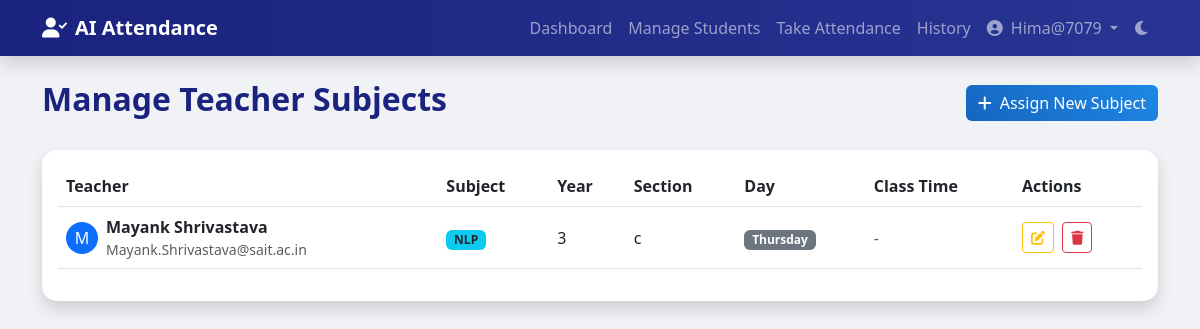
Page /core/manage_teacher_subjects/ (signed in) on the earlier database version.
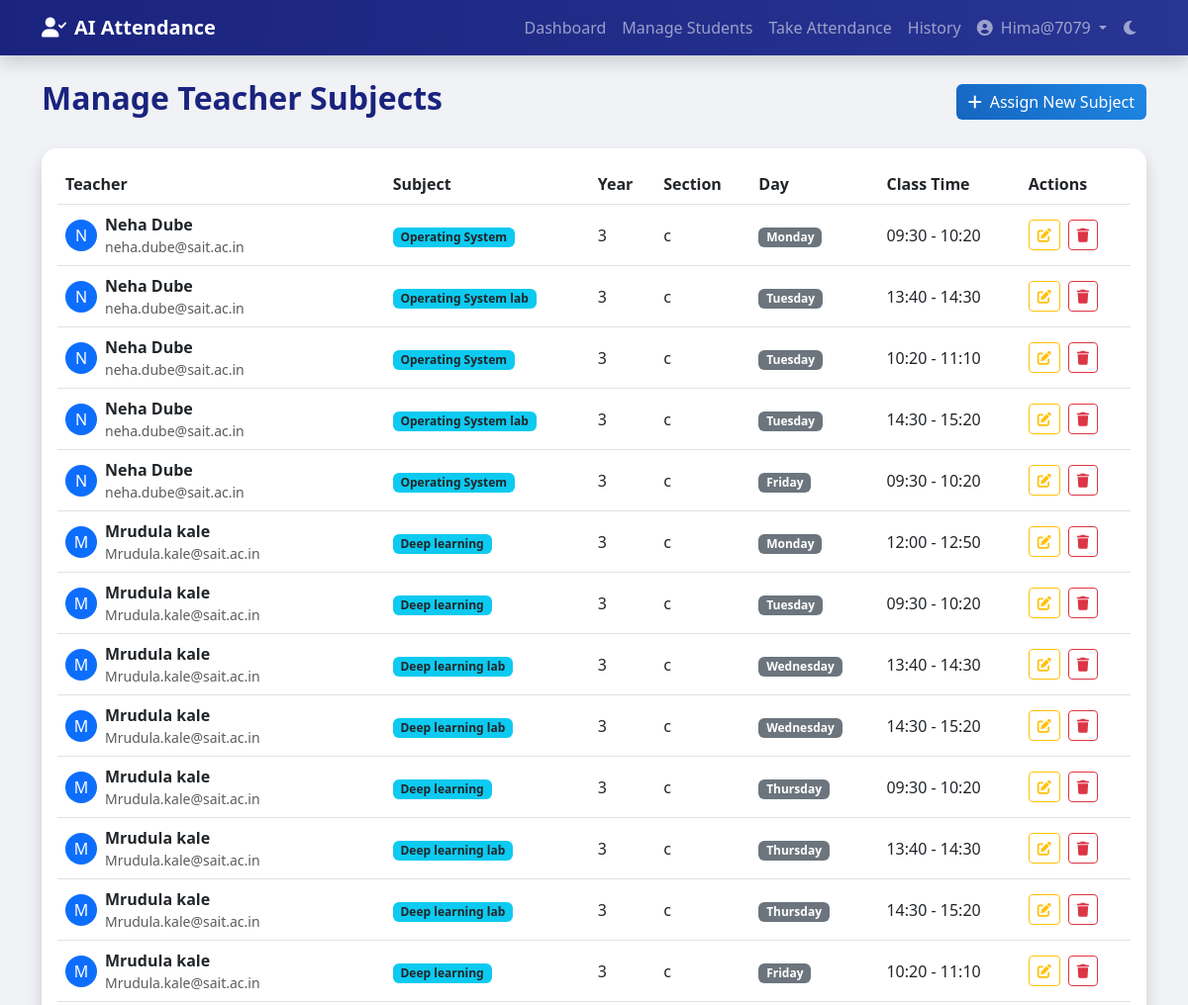
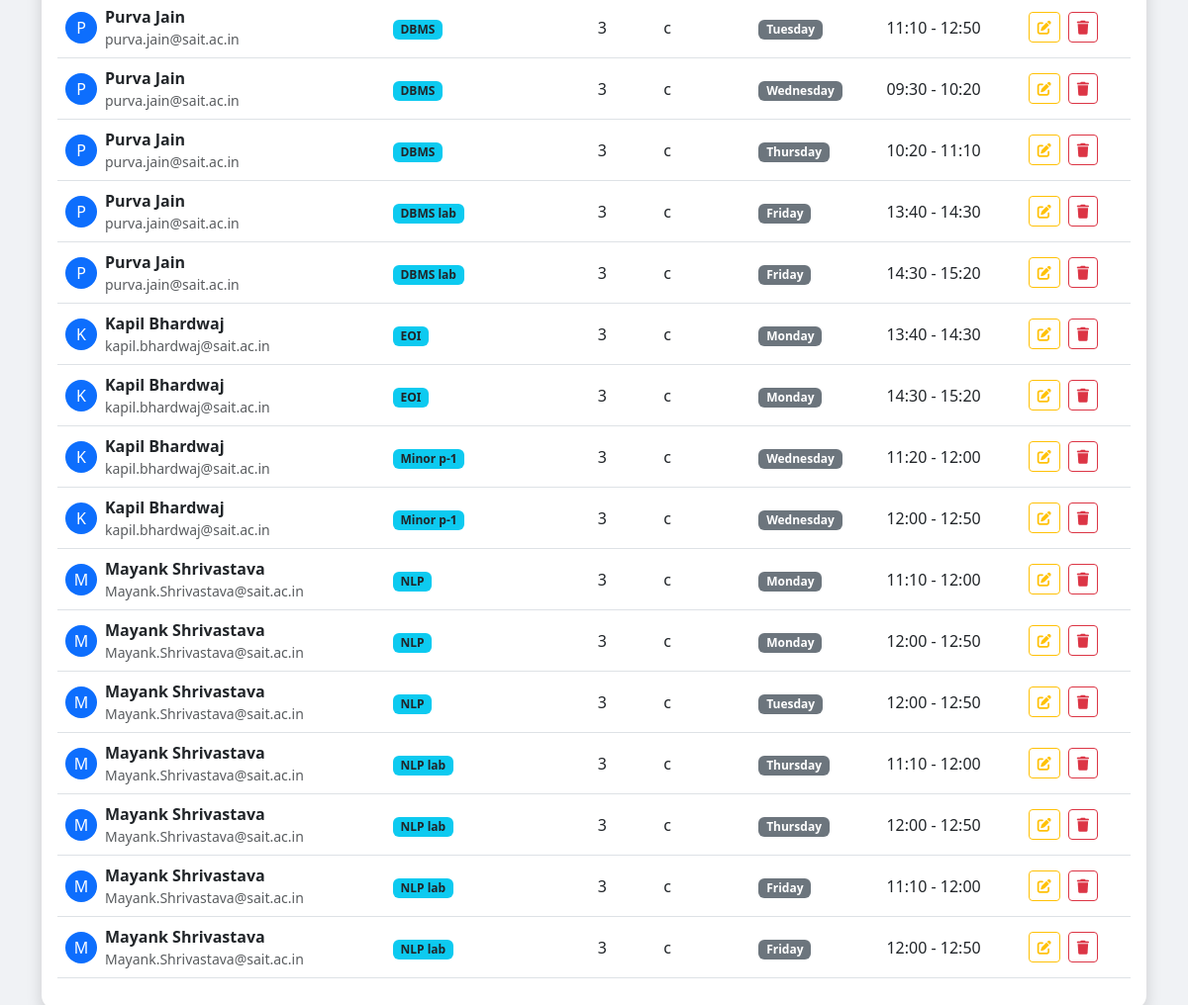
Same page on the later database version (2 pictures, top to bottom).
### core/models.py (models this page shows, shortened)
class TeacherSubject(models.Model):
    DAYS_OF_WEEK = (
        (0, 'Monday'),
        (1, 'Tuesday'),
        (2, 'Wednesday'),
        (3, 'Thursday'),
        (4, 'Friday'),
        (5, 'Saturday'),
        (6, 'Sunday'),
    )
    teacher = models.ForeignKey(User, on_delete=models.CASCADE, limit_choices_to={'is_staff': True, 'is_superuser': False})
    subject = models.CharField(max_length=100)
    year = models.CharField(max_length=10)
    section = models.CharField(max_length=10, null=True, blank=True)
    day = models.IntegerField(choices=DAYS_OF_WEEK, default=0)
    start_time = models.TimeField(null=True, blank=True)
    end_time = models.TimeField(null=True, blank=True)

### core/views.py (the view)
# urls.py: path('manage_teacher_subjects/', views.manage_teacher_subjects, name='manage_teacher_subjects'),
@user_passes_test(lambda u: u.is_superuser)
def manage_teacher_subjects(request):
    subjects = TeacherSubject.objects.all().order_by('teacher__username', 'day')
    return render(request, 'manage_teacher_subjects.html', {'subjects': subjects})

### templates/manage_teacher_subjects.html (shortened to what this page needs)
{% extends 'base.html' %}
{% block content %}
<div class="row mb-4">
    <div class="col-md-12">
        <div class="d-flex justify-content-between align-items-center">
            <h2 class="header-title">Manage Teacher Subjects</h2>
            <a href="{% url 'assign_teacher_subject' %}" class="btn btn-primary">
                <i class="fas fa-plus me-2"></i>Assign New Subject
            </a>
        </div>
    </div>
</div>
<div class="card shadow">
    <div class="card-body">
        <div class="table-responsive">
            <table class="table table-hover align-middle">
                <thead>
                    <tr>
                        <th>Teacher</th>
                        <th>Subject</th>
                        <th>Year</th>
                        <th>Section</th>
                        <th>Day</th>
                        <th>Class Time</th>
                        <th>Actions</th>
                    </tr>
                </thead>
                <tbody>
                    {% for item in subjects %}
                    <tr>
                        <td>
                            <div class="d-flex align-items-center">
                                <div class="avatar-sm bg-primary text-white rounded-circle me-2 d-flex align-items-center justify-content-center"
                                    style="width: 32px; height: 32px;">
                                    {{ item.teacher.first_name|first|default:item.teacher.username|first|upper }}
                                </div>
                                <div>
                                    <div class="fw-bold">{{ item.teacher.get_full_name|default:item.teacher.username }}
                                    </div>
                                    <div class="small text-muted">{{ item.teacher.email }}</div>
                                </div>
                            </div>
                        </td>
                        <td><span class="badge bg-info text-dark">{{ item.subject }}</span></td>
                        <td>{{ item.year }}</td>
                        <td>{{ item.section|default:"-" }}</td>
                        <td><span class="badge bg-secondary">{{ item.get_day_display }}</span></td>
                        <td>
                            {% if item.start_time %}
                            {{ item.start_time|time:"H:i" }} - {{ item.end_time|default:item.start_time|time:"H:i" }}
                            {% else %}
                            <span class="text-muted">-</span>
                            {% endif %}
                        </td>
                        <td>
                            <a href="{% url 'edit_teacher_subject' item.id %}"
                                class="btn btn-sm btn-outline-warning me-1" title="Edit Assignment">
                                <i class="fas fa-edit"></i>
                            </a>
                            <form action="{% url 'delete_teacher_subject' item.id %}" method="post"
                                onsubmit="return confirm('Are you sure you want to remove this assignment?');"
                                style="display:inline;">
                                <button type="submit" class="btn btn-sm btn-outline-danger" title="Remove Assignment">
                                    <i class="fas fa-trash"></i>
                                </button>
                            </form>
                        </td>
                    </tr>
                    {% endfor %}
                </tbody>
            </table>
        </div>
    </div>
</div>
{% endblock %}

Differences in the rows shown:
removed TeacherSubject: teacher.first_name|first "M", teacher.get_full_name "Mayank Shrivastava", teacher.email "Mayank.Shrivastava@sait.ac.in", subject "NLP", year "3", section "c", day "Thursday"
added TeacherSubject: teacher.first_name|first "N", teacher.get_full_name "Neha Dube", teacher.email "neha.dube@sait.ac.in", subject "Operating System", year "3", section "c", day "Monday", start_time "09:30", end_time "10:20"
added TeacherSubject: teacher.first_name|first "N", teacher.get_full_name "Neha Dube", teacher.email "neha.dube@sait.ac.in", subject "Operating System lab", year "3", section "c", day "Tuesday", start_time "13:40", end_time "14:30"
added TeacherSubject: teacher.first_name|first "N", teacher.get_full_name "Neha Dube", teacher.email "neha.dube@sait.ac.in", subject "Operating System", year "3", section "c", day "Tuesday", start_time "10:20", end_time "11:10"
added TeacherSubject: teacher.first_name|first "N", teacher.get_full_name "Neha Dube", teacher.email "neha.dube@sait.ac.in", subject "Operating System lab", year "3", section "c", day "Tuesday", start_time "14:30", end_time "15:20"
added TeacherSubject: teacher.first_name|first "N", teacher.get_full_name "Neha Dube", teacher.email "neha.dube@sait.ac.in", subject "Operating System", year "3", section "c", day "Friday", start_time "09:30", end_time "10:20"
added TeacherSubject: teacher.first_name|first "M", teacher.get_full_name "Mrudula kale", teacher.email "Mrudula.kale@sait.ac.in", subject "Deep learning", year "3", section "c", day "Monday", start_time "12:00", end_time "12:50"
added TeacherSubject: teacher.first_name|first "M", teacher.get_full_name "Mrudula kale", teacher.email "Mrudula.kale@sait.ac.in", subject "Deep learning", year "3", section "c", day "Tuesday", start_time "09:30", end_time "10:20"
added TeacherSubject: teacher.first_name|first "M", teacher.get_full_name "Mrudula kale", teacher.email "Mrudula.kale@sait.ac.in", subject "Deep learning lab", year "3", section "c", day "Wednesday", start_time "13:40", end_time "14:30"
added TeacherSubject: teacher.first_name|first "M", teacher.get_full_name "Mrudula kale", teacher.email "Mrudula.kale@sait.ac.in", subject "Deep learning lab", year "3", section "c", day "Wednesday", start_time "14:30", end_time "15:20"
added TeacherSubject: teacher.first_name|first "M", teacher.get_full_name "Mrudula kale", teacher.email "Mrudula.kale@sait.ac.in", subject "Deep learning", year "3", section "c", day "Thursday", start_time "09:30", end_time "10:20"
added TeacherSubject: teacher.first_name|first "M", teacher.get_full_name "Mrudula kale", teacher.email "Mrudula.kale@sait.ac.in", subject "Deep learning lab", year "3", section "c", day "Thursday", start_time "13:40", end_time "14:30"
added TeacherSubject: teacher.first_name|first "M", teacher.get_full_name "Mrudula kale", teacher.email "Mrudula.kale@sait.ac.in", subject "Deep learning lab", year "3", section "c", day "Thursday", start_time "14:30", end_time "15:20"
added TeacherSubject: teacher.first_name|first "M", teacher.get_full_name "Mrudula kale", teacher.email "Mrudula.kale@sait.ac.in", subject "Deep learning", year "3", section "c", day "Friday", start_time "10:20", end_time "11:10"
added TeacherSubject: teacher.first_name|first "P", teacher.get_full_name "Purva Jain", teacher.email "purva.jain@sait.ac.in", subject "DBMS", year "3", section "c", day "Tuesday", start_time "11:10", end_time "12:50"
added TeacherSubject: teacher.first_name|first "P", teacher.get_full_name "Purva Jain", teacher.email "purva.jain@sait.ac.in", subject "DBMS", year "3", section "c", day "Wednesday", start_time "09:30", end_time "10:20"
added TeacherSubject: teacher.first_name|first "P", teacher.get_full_name "Purva Jain", teacher.email "purva.jain@sait.ac.in", subject "DBMS", year "3", section "c", day "Thursday", start_time "10:20", end_time "11:10"
added TeacherSubject: teacher.first_name|first "P", teacher.get_full_name "Purva Jain", teacher.email "purva.jain@sait.ac.in", subject "DBMS lab", year "3", section "c", day "Friday", start_time "13:40", end_time "14:30"
added TeacherSubject: teacher.first_name|first "P", teacher.get_full_name "Purva Jain", teacher.email "purva.jain@sait.ac.in", subject "DBMS lab", year "3", section "c", day "Friday", start_time "14:30", end_time "15:20"
added TeacherSubject: teacher.first_name|first "K", teacher.get_full_name "Kapil Bhardwaj", teacher.email "kapil.bhardwaj@sait.ac.in", subject "EOI", year "3", section "c", day "Monday", start_time "13:40", end_time "14:30"
added TeacherSubject: teacher.first_name|first "K", teacher.get_full_name "Kapil Bhardwaj", teacher.email "kapil.bhardwaj@sait.ac.in", subject "EOI", year "3", section "c", day "Monday", start_time "14:30", end_time "15:20"
added TeacherSubject: teacher.first_name|first "K", teacher.get_full_name "Kapil Bhardwaj", teacher.email "kapil.bhardwaj@sait.ac.in", subject "Minor p-1", year "3", section "c", day "Wednesday", start_time "11:20", end_time "12:00"
added TeacherSubject: teacher.first_name|first "K", teacher.get_full_name "Kapil Bhardwaj", teacher.email "kapil.bhardwaj@sait.ac.in", subject "Minor p-1", year "3", section "c", day "Wednesday", start_time "12:00", end_time "12:50"
added TeacherSubject: teacher.first_name|first "M", teacher.get_full_name "Mayank Shrivastava", teacher.email "Mayank.Shrivastava@sait.ac.in", subject "NLP", year "3", section "c", day "Monday", start_time "11:10", end_time "12:00"
added TeacherSubject: teacher.first_name|first "M", teacher.get_full_name "Mayank Shrivastava", teacher.email "Mayank.Shrivastava@sait.ac.in", subject "NLP", year "3", section "c", day "Monday", start_time "12:00", end_time "12:50"
added TeacherSubject: teacher.first_name|first "M", teacher.get_full_name "Mayank Shrivastava", teacher.email "Mayank.Shrivastava@sait.ac.in", subject "NLP", year "3", section "c", day "Tuesday", start_time "12:00", end_time "12:50"
added TeacherSubject: teacher.first_name|first "M", teacher.get_full_name "Mayank Shrivastava", teacher.email "Mayank.Shrivastava@sait.ac.in", subject "NLP lab", year "3", section "c", day "Thursday", start_time "11:10", end_time "12:00"
added TeacherSubject: teacher.first_name|first "M", teacher.get_full_name "Mayank Shrivastava", teacher.email "Mayank.Shrivastava@sait.ac.in", subject "NLP lab", year "3", section "c", day "Thursday", start_time "12:00", end_time "12:50"
added TeacherSubject: teacher.first_name|first "M", teacher.get_full_name "Mayank Shrivastava", teacher.email "Mayank.Shrivastava@sait.ac.in", subject "NLP lab", year "3", section "c", day "Friday", start_time "11:10", end_time "12:00"
added TeacherSubject: teacher.first_name|first "M", teacher.get_full_name "Mayank Shrivastava", teacher.email "Mayank.Shrivastava@sait.ac.in", subject "NLP lab", year "3", section "c", day "Friday", start_time "12:00", end_time "12:50"
